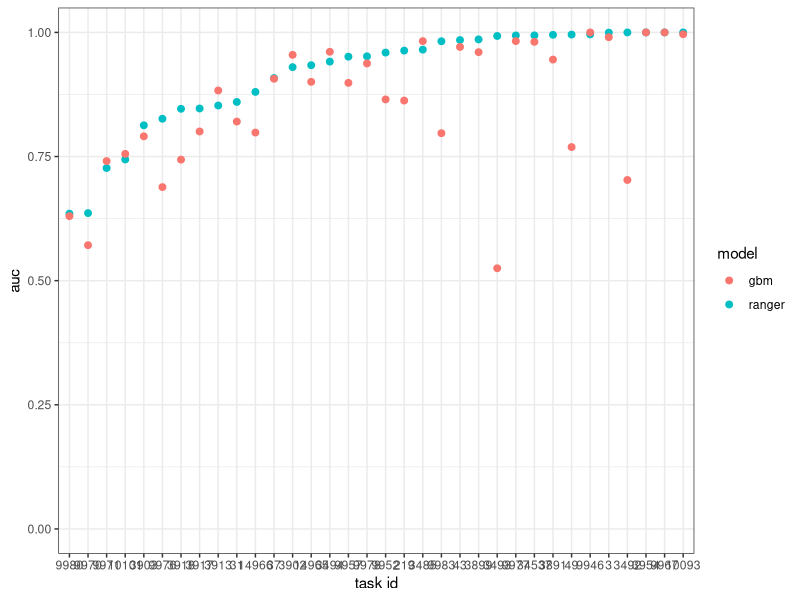

The R source for this figure:
library(ggplot2)
auc_df <- read.csv("./benchmark/auc_results.csv")

auc_plot_data <- auc_df
auc_plot_data$auc_sort <- rep(auc_plot_data$auc[seq(1,nrow(auc_plot_data), by=2)], each = 2)

ggplot(auc_plot_data, aes(x = reorder(factor(task_id), auc_sort), y = auc, color = model)) + 
  geom_point(size = 2) +
  ylim(0,1) +
  theme_bw() +
  xlab("task id")

